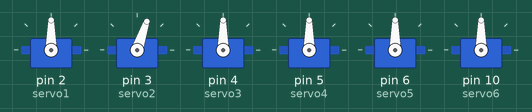
This sketch was run on a simulated Arduino Uno, built with avr-gcc and run on an emulated ATmega328P. On the bench: 6 × servo.

Above: at 0.1 s.
At 0.7 s:
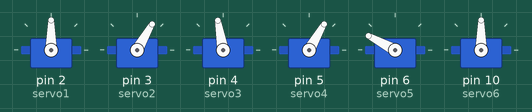
At 1.3 s:
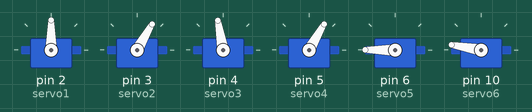
Timing chart, 0 to 2.8 s (numbered marks = the images above):
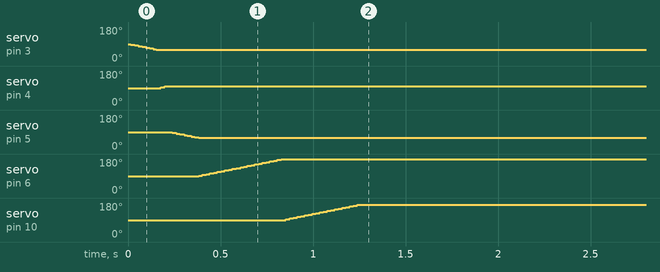

The sketch:

arm-robot-6dof.ino
```cpp
#include <Servo.h>

//Servo 1: 0 -> 180
//Servo 2: 0 -> 150
//Servo 3: 40 -> 180
//Servo 4: 180 -> 0
//Servo 5: 0 -> 180
//Servo 6: 20 -> 90

Servo servo1;
Servo servo2;
Servo servo3;
Servo servo4;
Servo servo5;
Servo servo6;

int angle_servo_1;
int angle_servo_2;
int angle_servo_3;
int angle_servo_4;
int angle_servo_5;
int angle_servo_6;
String Rx_data;

void init_servo()
{
  servo1.attach(2);
  servo2.attach(3);
  servo3.attach(4);
  servo4.attach(5);
  servo5.attach(6);
  servo6.attach(10);
}

void active_servo(int angle_servo_1, int angle_servo_2, int angle_servo_3, int angle_servo_4, int angle_servo_5, int angle_servo_6)
{
//  Servo 1
  if(servo1.read() < angle_servo_1)
  {
    for(int post = servo1.read(); post <= angle_servo_1; post++)
    {
      servo1.write(post);
      delay(5);
    }
  }
  else if(servo1.read() > angle_servo_1)
  {
    for(int post = servo1.read(); post >= angle_servo_1; post--)
    {
      servo1.write(post);
      delay(5);
    }
  }
//  Servo 2
  if(servo2.read() < angle_servo_2)
  {
    for(int post = servo2.read(); post <= angle_servo_2; post++)
    {
      servo2.write(post);
      delay(5);
    }
  }
  else if(servo2.read() > angle_servo_2)
  {
    for(int post = servo2.read(); post >= angle_servo_2; post--)
    {
      servo2.write(post);
      delay(5);
    }
  }
//  Servo 3
  if(servo3.read() < angle_servo_3)
  {
    for(int post = servo3.read(); post <= angle_servo_3; post++)
    {
      servo3.write(post);
      delay(5);
    }
  }
  else if(servo3.read() > angle_servo_3)
  {
    for(int post = servo3.read(); post >= angle_servo_3; post--)
    {
      servo3.write(post);
      delay(5);
    }
  }
//  Servo 4
  if(servo4.read() < angle_servo_4)
  {
    for(int post = servo4.read(); post <= angle_servo_4; post++)
    {
      servo4.write(post);
      delay(5);
    }
  }
  else if(servo4.read() > angle_servo_4)
  {
    for(int post = servo4.read(); post >= angle_servo_4; post--)
    {
      servo4.write(post);
      delay(5);
    }
  }
//  Servo 5
  if(servo5.read() < angle_servo_5)
  {
    for(int post = servo5.read(); post <= angle_servo_5; post++)
    {
      servo5.write(post);
      delay(5);
    }
  }
  else if(servo5.read() > angle_servo_5)
  {
    for(int post = servo5.read(); post >= angle_servo_5; post--)
    {
      servo5.write(post);
      delay(5);
    }
  }
//  Servo 6
  if(servo6.read() < angle_servo_6)
  {
    for(int post = servo6.read(); post <= angle_servo_6; post++)
    {
      servo6.write(post);
      delay(5);
    }
  }
  else if(servo6.read() > angle_servo_6)
  {
    for(int post = servo6.read(); post >= angle_servo_6; post--)
    {
      servo6.write(post);
      delay(5);
    }
  }
}

void left2right(int angle_servo_1)
{
  if(servo1.read() < angle_servo_1)
  {
    for(int post = servo1.read(); post <= angle_servo_1; post++)
    {
      servo1.write(post);
      delay(5);
    }
  }
  else if(servo1.read() > angle_servo_1)
  {
    for(int post = servo1.read(); post >= angle_servo_1; post--)
    {
      servo1.write(post);
      delay(5);
    }
  }
}

void front2back(int angle_servo_2)
{
  if(servo2.read() < angle_servo_2)
  {
    for(int post = servo2.read(); post <= angle_servo_2; post++)
    {
      servo2.write(post);
      delay(5);
    }
  }
  else if(servo2.read() > angle_servo_2)
  {
    for(int post = servo2.read(); post >= angle_servo_2; post--)
    {
      servo2.write(post);
      delay(5);
    }
  }
}

void top2bottom(int angle_servo_3)
{
  if(servo3.read() < angle_servo_3)
  {
    for(int post = servo3.read(); post <= angle_servo_3; post++)
    {
      servo3.write(post);
      delay(5);
    }
  }
  else if(servo3.read() > angle_servo_3)
  {
    for(int post = servo3.read(); post >= angle_servo_3; post--)
    {
      servo3.write(post);
      delay(5);
    }
  }
}

void sfront2sback(int angle_servo_4)
{
  if(servo4.read() < angle_servo_4)
  {
    for(int post = servo4.read(); post <= angle_servo_4; post++)
    {
      servo4.write(post);
      delay(5);
    }
  }
  else if(servo4.read() > angle_servo_4)
  {
    for(int post = servo4.read(); post >= angle_servo_4; post--)
    {
      servo4.write(post);
      delay(5);
    }
  }
}

void rleft2rright(int angle_servo_5)
{
  if(servo5.read() < angle_servo_5)
  {
    for(int post = servo5.read(); post <= angle_servo_5; post++)
    {
      servo5.write(post);
      delay(5);
    }
  }
  else if(servo5.read() > angle_servo_5)
  {
    for(int post = servo5.read(); post >= angle_servo_5; post--)
    {
      servo5.write(post);
      delay(5);
    }
  }
}

void hold2drop(int angle_servo_6)
{
  if(servo6.read() < angle_servo_6)
  {
    for(int post = servo6.read(); post <= angle_servo_6; post++)
    {
      servo6.write(post);
      delay(5);
    }
  }
  else if(servo6.read() > angle_servo_6)
  {
    for(int post = servo6.read(); post >= angle_servo_6; post--)
    {
      servo6.write(post);
      delay(5);
    }
  }
}

void setup() {
  Serial.begin(9600);
  init_servo();
  active_servo(90,60,100,60,180,170);
}

void loop() {
  if (Serial.available() > 0)
  {
    Rx_data = Serial.readString();

  }
}
```
